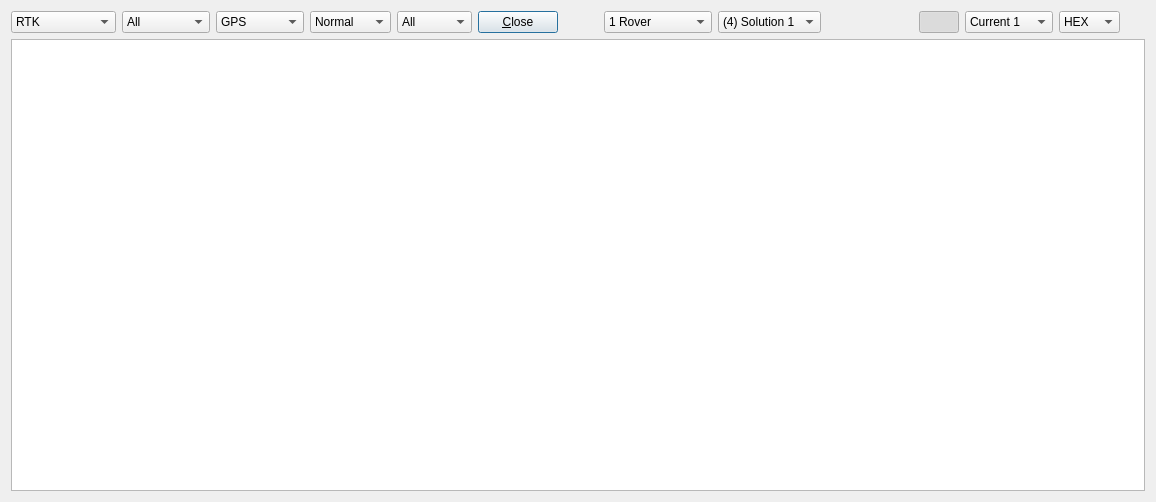
<?xml version="1.0" encoding="UTF-8"?>
<ui version="4.0">
 <class>MonitorDialog</class>
 <widget class="QWidget" name="MonitorDialog">
  <property name="geometry">
   <rect>
    <x>0</x>
    <y>0</y>
    <width>1156</width>
    <height>502</height>
   </rect>
  </property>
  <property name="windowTitle">
   <string>RTK Monitor</string>
  </property>
  <property name="toolTip">
   <string/>
  </property>
  <layout class="QVBoxLayout" name="verticalLayout">
   <item>
    <widget class="QWidget" name="Panel1" native="true">
     <property name="enabled">
      <bool>true</bool>
     </property>
     <property name="sizePolicy">
      <sizepolicy hsizetype="Fixed" vsizetype="Maximum">
       <horstretch>0</horstretch>
       <verstretch>0</verstretch>
      </sizepolicy>
     </property>
     <property name="toolTip">
      <string/>
     </property>
     <property name="text" stdset="0">
      <string/>
     </property>
     <layout class="QHBoxLayout" name="horizontalLayout">
      <property name="leftMargin">
       <number>0</number>
      </property>
      <property name="topMargin">
       <number>0</number>
      </property>
      <property name="rightMargin">
       <number>0</number>
      </property>
      <property name="bottomMargin">
       <number>0</number>
      </property>
      <item>
       <widget class="QComboBox" name="cBType">
        <property name="toolTip">
         <string>Select Information to display</string>
        </property>
        <property name="maxVisibleItems">
         <number>40</number>
        </property>
        <item>
         <property name="text">
          <string>RTK</string>
         </property>
        </item>
        <item>
         <property name="text">
          <string>Obs Data</string>
         </property>
        </item>
        <item>
         <property name="text">
          <string>Nav Data</string>
         </property>
        </item>
        <item>
         <property name="text">
          <string>Time/Iono</string>
         </property>
        </item>
        <item>
         <property name="text">
          <string>Streams</string>
         </property>
        </item>
        <item>
         <property name="text">
          <string>Sat Status</string>
         </property>
        </item>
        <item>
         <property name="text">
          <string>States</string>
         </property>
        </item>
        <item>
         <property name="text">
          <string>Covariance</string>
         </property>
        </item>
        <item>
         <property name="text">
          <string>SBAS Msgs</string>
         </property>
        </item>
        <item>
         <property name="text">
          <string>SBAS Long</string>
         </property>
        </item>
        <item>
         <property name="text">
          <string>SBAS Iono</string>
         </property>
        </item>
        <item>
         <property name="text">
          <string>SBAS Fast</string>
         </property>
        </item>
        <item>
         <property name="text">
          <string>RTCM Msgs</string>
         </property>
        </item>
        <item>
         <property name="text">
          <string>RTCM DGPS</string>
         </property>
        </item>
        <item>
         <property name="text">
          <string>RTCM SSR</string>
         </property>
        </item>
        <item>
         <property name="text">
          <string>Station Info</string>
         </property>
        </item>
        <item>
         <property name="text">
          <string>Input</string>
         </property>
        </item>
        <item>
         <property name="text">
          <string>Output</string>
         </property>
        </item>
        <item>
         <property name="text">
          <string>Error/Warning</string>
         </property>
        </item>
       </widget>
      </item>
      <item>
       <widget class="QComboBox" name="cBSelectNavigationSystems">
        <property name="toolTip">
         <string>Select navigation systems</string>
        </property>
        <item>
         <property name="text">
          <string>All</string>
         </property>
        </item>
        <item>
         <property name="text">
          <string>GPS</string>
         </property>
        </item>
        <item>
         <property name="text">
          <string>GLONASS</string>
         </property>
        </item>
        <item>
         <property name="text">
          <string>Galileo</string>
         </property>
        </item>
        <item>
         <property name="text">
          <string>QZSS</string>
         </property>
        </item>
        <item>
         <property name="text">
          <string>BDS</string>
         </property>
        </item>
        <item>
         <property name="text">
          <string>NavIC</string>
         </property>
        </item>
        <item>
         <property name="text">
          <string>SBAS</string>
         </property>
        </item>
       </widget>
      </item>
      <item>
       <widget class="QComboBox" name="cBSelectSingleNavigationSystem">
        <property name="toolTip">
         <string>Select nagivation system</string>
        </property>
        <item>
         <property name="text">
          <string>GPS</string>
         </property>
        </item>
        <item>
         <property name="text">
          <string>GLONASS</string>
         </property>
        </item>
        <item>
         <property name="text">
          <string>Galileo</string>
         </property>
        </item>
        <item>
         <property name="text">
          <string>QZSS</string>
         </property>
        </item>
        <item>
         <property name="text">
          <string>BDS</string>
         </property>
        </item>
        <item>
         <property name="text">
          <string>NavIC</string>
         </property>
        </item>
        <item>
         <property name="text">
          <string>SBAS</string>
         </property>
        </item>
       </widget>
      </item>
      <item>
       <widget class="QComboBox" name="cBSelectObservation">
        <property name="toolTip">
         <string>Select only normal or also the extended observations</string>
        </property>
        <item>
         <property name="text">
          <string>Normal</string>
         </property>
        </item>
        <item>
         <property name="text">
          <string>Extended</string>
         </property>
        </item>
       </widget>
      </item>
      <item>
       <widget class="QComboBox" name="cBSelectSatellites">
        <property name="toolTip">
         <string>Select shown satellies</string>
        </property>
        <item>
         <property name="text">
          <string>All</string>
         </property>
        </item>
        <item>
         <property name="text">
          <string>Only OK</string>
         </property>
        </item>
       </widget>
      </item>
      <item>
       <widget class="QPushButton" name="btnClose">
        <property name="toolTip">
         <string/>
        </property>
        <property name="text">
         <string>&amp;Close</string>
        </property>
        <property name="autoDefault">
         <bool>true</bool>
        </property>
        <property name="default">
         <bool>true</bool>
        </property>
       </widget>
      </item>
      <item>
       <spacer name="horizontalSpacer">
        <property name="orientation">
         <enum>Qt::Horizontal</enum>
        </property>
        <property name="sizeHint" stdset="0">
         <size>
          <width>40</width>
          <height>20</height>
         </size>
        </property>
       </spacer>
      </item>
      <item>
       <widget class="QComboBox" name="cBSelectInputStream">
        <property name="toolTip">
         <string>Select stream</string>
        </property>
        <item>
         <property name="text">
          <string>1 Rover</string>
         </property>
        </item>
        <item>
         <property name="text">
          <string>2 Base Station</string>
         </property>
        </item>
        <item>
         <property name="text">
          <string>3 Correction</string>
         </property>
        </item>
        <item>
         <property name="text">
          <string>0 Combined</string>
         </property>
        </item>
       </widget>
      </item>
      <item>
       <widget class="QComboBox" name="cBSelectSolutionStream">
        <property name="toolTip">
         <string>Select stream</string>
        </property>
        <item>
         <property name="text">
          <string>(4) Solution 1</string>
         </property>
        </item>
        <item>
         <property name="text">
          <string>(5) Solution 2</string>
         </property>
        </item>
       </widget>
      </item>
      <item>
       <widget class="QWidget" name="Panel2" native="true">
        <layout class="QHBoxLayout" name="horizontalLayout_2">
         <property name="leftMargin">
          <number>0</number>
         </property>
         <property name="topMargin">
          <number>0</number>
         </property>
         <property name="rightMargin">
          <number>0</number>
         </property>
         <property name="bottomMargin">
          <number>0</number>
         </property>
         <item>
          <widget class="QPushButton" name="btnClear">
           <property name="toolTip">
            <string>Clear Buffer</string>
           </property>
           <property name="icon">
            <iconset resource="rtknavi_qt.qrc">
             <normaloff>:/buttons/del</normaloff>:/buttons/del</iconset>
           </property>
           <property name="flat">
            <bool>true</bool>
           </property>
          </widget>
         </item>
         <item>
          <widget class="QPushButton" name="btnPause">
           <property name="toolTip">
            <string>Pause</string>
           </property>
           <property name="icon">
            <iconset resource="rtknavi_qt.qrc">
             <normaloff>:/buttons/pause</normaloff>:/buttons/pause</iconset>
           </property>
           <property name="checkable">
            <bool>true</bool>
           </property>
           <property name="flat">
            <bool>true</bool>
           </property>
          </widget>
         </item>
         <item>
          <widget class="QPushButton" name="btnDown">
           <property name="toolTip">
            <string>Scroll Down</string>
           </property>
           <property name="icon">
            <iconset resource="rtknavi_qt.qrc">
             <normaloff>:/buttons/fitd</normaloff>:/buttons/fitd</iconset>
           </property>
           <property name="checkable">
            <bool>true</bool>
           </property>
           <property name="checked">
            <bool>true</bool>
           </property>
           <property name="flat">
            <bool>true</bool>
           </property>
          </widget>
         </item>
        </layout>
       </widget>
      </item>
      <item>
       <widget class="QComboBox" name="cBSelectEphemeris">
        <property name="toolTip">
         <string>Select Ephemeris</string>
        </property>
        <item>
         <property name="text">
          <string>Current 1</string>
         </property>
        </item>
        <item>
         <property name="text">
          <string>Current 2</string>
         </property>
        </item>
        <item>
         <property name="text">
          <string>Previous 1</string>
         </property>
        </item>
        <item>
         <property name="text">
          <string>Previous 2</string>
         </property>
        </item>
       </widget>
      </item>
      <item>
       <widget class="QComboBox" name="cBSelectFormat">
        <property name="toolTip">
         <string>Select Display Format</string>
        </property>
        <item>
         <property name="text">
          <string>HEX</string>
         </property>
        </item>
        <item>
         <property name="text">
          <string>ASCII</string>
         </property>
        </item>
       </widget>
      </item>
      <item>
       <widget class="QLabel" name="lblInformation">
        <property name="toolTip">
         <string/>
        </property>
        <property name="text">
         <string/>
        </property>
       </widget>
      </item>
     </layout>
    </widget>
   </item>
   <item>
    <widget class="QTableWidget" name="tWConsole"/>
   </item>
  </layout>
 </widget>
 <resources>
  <include location="rtknavi_qt.qrc"/>
 </resources>
 <connections/>
</ui>
